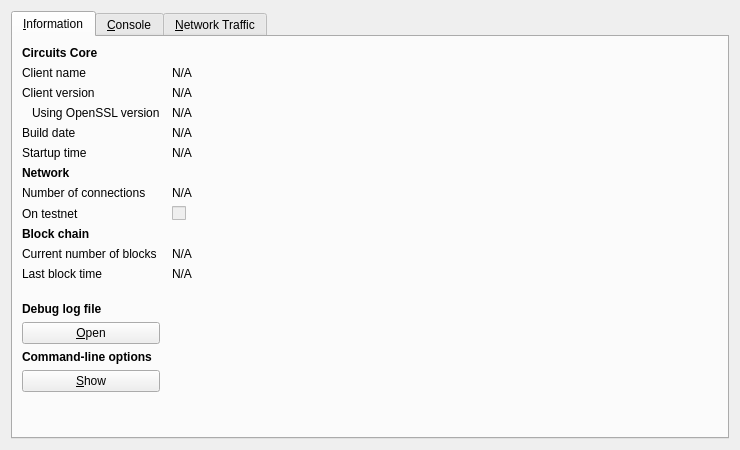
<?xml version="1.0" encoding="UTF-8"?>
<ui version="4.0">
 <class>RPCConsole</class>
 <widget class="QDialog" name="RPCConsole">
  <property name="geometry">
   <rect>
    <x>0</x>
    <y>0</y>
    <width>740</width>
    <height>450</height>
   </rect>
  </property>
  <property name="windowTitle">
   <string>Circuits - Debug window</string>
  </property>
  <layout class="QVBoxLayout" name="verticalLayout_2">
   <item>
    <widget class="QTabWidget" name="tabWidget">
     <property name="currentIndex">
      <number>0</number>
     </property>
     <widget class="QWidget" name="tab_info">
      <attribute name="title">
       <string>&amp;Information</string>
      </attribute>
      <layout class="QGridLayout" name="gridLayout" columnstretch="0,1">
       <property name="horizontalSpacing">
        <number>12</number>
       </property>
       <item row="0" column="0">
        <widget class="QLabel" name="label_9">
         <property name="font">
          <font>
           <weight>75</weight>
           <bold>true</bold>
          </font>
         </property>
         <property name="text">
          <string>Circuits Core</string>
         </property>
        </widget>
       </item>
       <item row="1" column="0">
        <widget class="QLabel" name="label_5">
         <property name="text">
          <string>Client name</string>
         </property>
        </widget>
       </item>
       <item row="1" column="1">
        <widget class="QLabel" name="clientName">
         <property name="cursor">
          <cursorShape>IBeamCursor</cursorShape>
         </property>
         <property name="text">
          <string>N/A</string>
         </property>
         <property name="textFormat">
          <enum>Qt::PlainText</enum>
         </property>
         <property name="textInteractionFlags">
          <set>Qt::LinksAccessibleByMouse|Qt::TextSelectableByKeyboard|Qt::TextSelectableByMouse</set>
         </property>
        </widget>
       </item>
       <item row="2" column="0">
        <widget class="QLabel" name="label_6">
         <property name="text">
          <string>Client version</string>
         </property>
        </widget>
       </item>
       <item row="2" column="1">
        <widget class="QLabel" name="clientVersion">
         <property name="cursor">
          <cursorShape>IBeamCursor</cursorShape>
         </property>
         <property name="text">
          <string>N/A</string>
         </property>
         <property name="textFormat">
          <enum>Qt::PlainText</enum>
         </property>
         <property name="textInteractionFlags">
          <set>Qt::LinksAccessibleByMouse|Qt::TextSelectableByKeyboard|Qt::TextSelectableByMouse</set>
         </property>
        </widget>
       </item>
       <item row="3" column="0">
        <widget class="QLabel" name="label_14">
         <property name="text">
          <string>Using OpenSSL version</string>
         </property>
         <property name="indent">
          <number>10</number>
         </property>
        </widget>
       </item>
       <item row="3" column="1">
        <widget class="QLabel" name="openSSLVersion">
         <property name="cursor">
          <cursorShape>IBeamCursor</cursorShape>
         </property>
         <property name="text">
          <string>N/A</string>
         </property>
         <property name="textFormat">
          <enum>Qt::PlainText</enum>
         </property>
         <property name="textInteractionFlags">
          <set>Qt::LinksAccessibleByMouse|Qt::TextSelectableByKeyboard|Qt::TextSelectableByMouse</set>
         </property>
        </widget>
       </item>
       <item row="4" column="0">
        <widget class="QLabel" name="label_12">
         <property name="text">
          <string>Build date</string>
         </property>
        </widget>
       </item>
       <item row="4" column="1">
        <widget class="QLabel" name="buildDate">
         <property name="cursor">
          <cursorShape>IBeamCursor</cursorShape>
         </property>
         <property name="text">
          <string>N/A</string>
         </property>
         <property name="textFormat">
          <enum>Qt::PlainText</enum>
         </property>
         <property name="textInteractionFlags">
          <set>Qt::LinksAccessibleByMouse|Qt::TextSelectableByKeyboard|Qt::TextSelectableByMouse</set>
         </property>
        </widget>
       </item>
       <item row="5" column="0">
        <widget class="QLabel" name="label_13">
         <property name="text">
          <string>Startup time</string>
         </property>
        </widget>
       </item>
       <item row="5" column="1">
        <widget class="QLabel" name="startupTime">
         <property name="cursor">
          <cursorShape>IBeamCursor</cursorShape>
         </property>
         <property name="text">
          <string>N/A</string>
         </property>
         <property name="textFormat">
          <enum>Qt::PlainText</enum>
         </property>
         <property name="textInteractionFlags">
          <set>Qt::LinksAccessibleByMouse|Qt::TextSelectableByKeyboard|Qt::TextSelectableByMouse</set>
         </property>
        </widget>
       </item>
       <item row="6" column="0">
        <widget class="QLabel" name="label_11">
         <property name="font">
          <font>
           <weight>75</weight>
           <bold>true</bold>
          </font>
         </property>
         <property name="text">
          <string>Network</string>
         </property>
        </widget>
       </item>
       <item row="7" column="0">
        <widget class="QLabel" name="label_7">
         <property name="text">
          <string>Number of connections</string>
         </property>
        </widget>
       </item>
       <item row="7" column="1">
        <widget class="QLabel" name="numberOfConnections">
         <property name="cursor">
          <cursorShape>IBeamCursor</cursorShape>
         </property>
         <property name="text">
          <string>N/A</string>
         </property>
         <property name="textFormat">
          <enum>Qt::PlainText</enum>
         </property>
         <property name="textInteractionFlags">
          <set>Qt::LinksAccessibleByMouse|Qt::TextSelectableByKeyboard|Qt::TextSelectableByMouse</set>
         </property>
        </widget>
       </item>
       <item row="8" column="0">
        <widget class="QLabel" name="label_8">
         <property name="text">
          <string>On testnet</string>
         </property>
        </widget>
       </item>
       <item row="8" column="1">
        <widget class="QCheckBox" name="isTestNet">
         <property name="enabled">
          <bool>false</bool>
         </property>
         <property name="text">
          <string/>
         </property>
        </widget>
       </item>
       <item row="9" column="0">
        <widget class="QLabel" name="label_10">
         <property name="font">
          <font>
           <weight>75</weight>
           <bold>true</bold>
          </font>
         </property>
         <property name="text">
          <string>Block chain</string>
         </property>
        </widget>
       </item>
       <item row="10" column="0">
        <widget class="QLabel" name="label_3">
         <property name="text">
          <string>Current number of blocks</string>
         </property>
        </widget>
       </item>
       <item row="10" column="1">
        <widget class="QLabel" name="numberOfBlocks">
         <property name="cursor">
          <cursorShape>IBeamCursor</cursorShape>
         </property>
         <property name="text">
          <string>N/A</string>
         </property>
         <property name="textFormat">
          <enum>Qt::PlainText</enum>
         </property>
         <property name="textInteractionFlags">
          <set>Qt::LinksAccessibleByMouse|Qt::TextSelectableByKeyboard|Qt::TextSelectableByMouse</set>
         </property>
        </widget>
       </item>
       <item row="11" column="0">
        <widget class="QLabel" name="label_2">
         <property name="text">
          <string>Last block time</string>
         </property>
        </widget>
       </item>
       <item row="11" column="1">
        <widget class="QLabel" name="lastBlockTime">
         <property name="cursor">
          <cursorShape>IBeamCursor</cursorShape>
         </property>
         <property name="text">
          <string>N/A</string>
         </property>
         <property name="textFormat">
          <enum>Qt::PlainText</enum>
         </property>
         <property name="textInteractionFlags">
          <set>Qt::LinksAccessibleByMouse|Qt::TextSelectableByKeyboard|Qt::TextSelectableByMouse</set>
         </property>
        </widget>
       </item>
       <item row="12" column="0">
        <spacer name="verticalSpacer_2">
         <property name="orientation">
          <enum>Qt::Vertical</enum>
         </property>
         <property name="sizeHint" stdset="0">
          <size>
           <width>20</width>
           <height>20</height>
          </size>
         </property>
        </spacer>
       </item>
       <item row="13" column="0">
        <widget class="QLabel" name="labelDebugLogfile">
         <property name="font">
          <font>
           <weight>75</weight>
           <bold>true</bold>
          </font>
         </property>
         <property name="text">
          <string>Debug log file</string>
         </property>
        </widget>
       </item>
       <item row="14" column="0">
        <widget class="QPushButton" name="openDebugLogfileButton">
         <property name="toolTip">
          <string>Open the Circuits debug log file from the current data directory. This can take a few seconds for large log files.</string>
         </property>
         <property name="text">
          <string>&amp;Open</string>
         </property>
         <property name="autoDefault">
          <bool>false</bool>
         </property>
        </widget>
       </item>
       <item row="15" column="0">
        <widget class="QLabel" name="labelCLOptions">
         <property name="font">
          <font>
           <weight>75</weight>
           <bold>true</bold>
          </font>
         </property>
         <property name="text">
          <string>Command-line options</string>
         </property>
        </widget>
       </item>
       <item row="16" column="0">
        <widget class="QPushButton" name="showCLOptionsButton">
         <property name="toolTip">
          <string>Show the Circuits-Qt help message to get a list with possible Circuits command-line options.</string>
         </property>
         <property name="text">
          <string>&amp;Show</string>
         </property>
         <property name="autoDefault">
          <bool>false</bool>
         </property>
        </widget>
       </item>
       <item row="17" column="0">
        <spacer name="verticalSpacer">
         <property name="orientation">
          <enum>Qt::Vertical</enum>
         </property>
         <property name="sizeHint" stdset="0">
          <size>
           <width>20</width>
           <height>40</height>
          </size>
         </property>
        </spacer>
       </item>
      </layout>
     </widget>
     <widget class="QWidget" name="tab_console">
      <attribute name="title">
       <string>&amp;Console</string>
      </attribute>
      <layout class="QVBoxLayout" name="verticalLayout_3">
       <property name="spacing">
        <number>3</number>
       </property>
       <item>
        <widget class="QTextEdit" name="messagesWidget">
         <property name="minimumSize">
          <size>
           <width>0</width>
           <height>100</height>
          </size>
         </property>
         <property name="readOnly">
          <bool>true</bool>
         </property>
         <property name="tabKeyNavigation" stdset="0">
          <bool>false</bool>
         </property>
         <property name="columnCount" stdset="0">
          <number>2</number>
         </property>
        </widget>
       </item>
       <item>
        <layout class="QHBoxLayout" name="horizontalLayout">
         <property name="spacing">
          <number>3</number>
         </property>
         <item>
          <widget class="QLabel" name="label">
           <property name="text">
            <string notr="true">&gt;</string>
           </property>
          </widget>
         </item>
         <item>
          <widget class="QLineEdit" name="lineEdit"/>
         </item>
         <item>
          <widget class="QPushButton" name="clearButton">
           <property name="maximumSize">
            <size>
             <width>24</width>
             <height>24</height>
            </size>
           </property>
           <property name="toolTip">
            <string>Clear console</string>
           </property>
           <property name="text">
            <string/>
           </property>
           <property name="icon">
            <iconset resource="../bitcoin.qrc">
             <normaloff>:/icons/remove</normaloff>:/icons/remove</iconset>
           </property>
           <property name="shortcut">
            <string notr="true">Ctrl+L</string>
           </property>
           <property name="autoDefault">
            <bool>false</bool>
           </property>
          </widget>
         </item>
        </layout>
       </item>
      </layout>
     </widget>
     <widget class="QWidget" name="tab">
      <attribute name="title">
       <string>&amp;Network Traffic</string>
      </attribute>
      <layout class="QHBoxLayout" name="horizontalLayout_3">
       <item>
        <layout class="QVBoxLayout" name="verticalLayout_4">
         <item>
          <widget class="TrafficGraphWidget" name="trafficGraph" native="true">
           <property name="sizePolicy">
            <sizepolicy hsizetype="Expanding" vsizetype="Expanding">
             <horstretch>0</horstretch>
             <verstretch>0</verstretch>
            </sizepolicy>
           </property>
          </widget>
         </item>
         <item>
          <layout class="QHBoxLayout" name="horizontalLayout_2">
           <item>
            <widget class="QSlider" name="sldGraphRange">
             <property name="minimum">
              <number>1</number>
             </property>
             <property name="maximum">
              <number>288</number>
             </property>
             <property name="pageStep">
              <number>12</number>
             </property>
             <property name="value">
              <number>6</number>
             </property>
             <property name="orientation">
              <enum>Qt::Horizontal</enum>
             </property>
            </widget>
           </item>
           <item>
            <widget class="QLabel" name="lblGraphRange">
             <property name="minimumSize">
              <size>
               <width>100</width>
               <height>0</height>
              </size>
             </property>
             <property name="alignment">
              <set>Qt::AlignCenter</set>
             </property>
            </widget>
           </item>
           <item>
            <widget class="QPushButton" name="btnClearTrafficGraph">
             <property name="text">
              <string>&amp;Clear</string>
             </property>
            </widget>
           </item>
          </layout>
         </item>
        </layout>
       </item>
       <item>
        <layout class="QVBoxLayout" name="verticalLayout">
         <item>
          <widget class="QGroupBox" name="groupBox">
           <property name="title">
            <string>Totals</string>
           </property>
           <layout class="QVBoxLayout" name="verticalLayout_5">
            <item>
             <layout class="QHBoxLayout" name="horizontalLayout_4">
              <item>
               <widget class="Line" name="line">
                <property name="sizePolicy">
                 <sizepolicy hsizetype="Fixed" vsizetype="Fixed">
                  <horstretch>0</horstretch>
                  <verstretch>0</verstretch>
                 </sizepolicy>
                </property>
                <property name="minimumSize">
                 <size>
                  <width>10</width>
                  <height>0</height>
                 </size>
                </property>
                <property name="palette">
                 <palette>
                  <active>
                   <colorrole role="Light">
                    <brush brushstyle="SolidPattern">
                     <color alpha="255">
                      <red>0</red>
                      <green>255</green>
                      <blue>0</blue>
                     </color>
                    </brush>
                   </colorrole>
                  </active>
                  <inactive>
                   <colorrole role="Light">
                    <brush brushstyle="SolidPattern">
                     <color alpha="255">
                      <red>0</red>
                      <green>255</green>
                      <blue>0</blue>
                     </color>
                    </brush>
                   </colorrole>
                  </inactive>
                  <disabled>
                   <colorrole role="Light">
                    <brush brushstyle="SolidPattern">
                     <color alpha="255">
                      <red>0</red>
                      <green>255</green>
                      <blue>0</blue>
                     </color>
                    </brush>
                   </colorrole>
                  </disabled>
                 </palette>
                </property>
                <property name="orientation">
                 <enum>Qt::Horizontal</enum>
                </property>
               </widget>
              </item>
              <item>
               <widget class="QLabel" name="label_16">
                <property name="text">
                 <string>In:</string>
                </property>
               </widget>
              </item>
              <item>
               <widget class="QLabel" name="lblBytesIn">
                <property name="minimumSize">
                 <size>
                  <width>50</width>
                  <height>0</height>
                 </size>
                </property>
                <property name="alignment">
                 <set>Qt::AlignRight|Qt::AlignTrailing|Qt::AlignVCenter</set>
                </property>
               </widget>
              </item>
             </layout>
            </item>
            <item>
             <layout class="QHBoxLayout" name="horizontalLayout_5">
              <item>
               <widget class="Line" name="line_2">
                <property name="sizePolicy">
                 <sizepolicy hsizetype="Fixed" vsizetype="Fixed">
                  <horstretch>0</horstretch>
                  <verstretch>0</verstretch>
                 </sizepolicy>
                </property>
                <property name="minimumSize">
                 <size>
                  <width>10</width>
                  <height>0</height>
                 </size>
                </property>
                <property name="palette">
                 <palette>
                  <active>
                   <colorrole role="Light">
                    <brush brushstyle="SolidPattern">
                     <color alpha="255">
                      <red>255</red>
                      <green>0</green>
                      <blue>0</blue>
                     </color>
                    </brush>
                   </colorrole>
                  </active>
                  <inactive>
                   <colorrole role="Light">
                    <brush brushstyle="SolidPattern">
                     <color alpha="255">
                      <red>255</red>
                      <green>0</green>
                      <blue>0</blue>
                     </color>
                    </brush>
                   </colorrole>
                  </inactive>
                  <disabled>
                   <colorrole role="Light">
                    <brush brushstyle="SolidPattern">
                     <color alpha="255">
                      <red>255</red>
                      <green>0</green>
                      <blue>0</blue>
                     </color>
                    </brush>
                   </colorrole>
                  </disabled>
                 </palette>
                </property>
                <property name="orientation">
                 <enum>Qt::Horizontal</enum>
                </property>
               </widget>
              </item>
              <item>
               <widget class="QLabel" name="label_17">
                <property name="text">
                 <string>Out:</string>
                </property>
               </widget>
              </item>
              <item>
               <widget class="QLabel" name="lblBytesOut">
                <property name="minimumSize">
                 <size>
                  <width>50</width>
                  <height>0</height>
                 </size>
                </property>
                <property name="alignment">
                 <set>Qt::AlignRight|Qt::AlignTrailing|Qt::AlignVCenter</set>
                </property>
               </widget>
              </item>
             </layout>
            </item>
            <item>
             <spacer name="verticalSpacer_4">
              <property name="orientation">
               <enum>Qt::Vertical</enum>
              </property>
              <property name="sizeHint" stdset="0">
               <size>
                <width>20</width>
                <height>407</height>
               </size>
              </property>
             </spacer>
            </item>
           </layout>
          </widget>
         </item>
        </layout>
       </item>
      </layout>
     </widget>
    </widget>
   </item>
  </layout>
 </widget>
 <customwidgets>
  <customwidget>
   <class>TrafficGraphWidget</class>
   <extends>QWidget</extends>
   <header>trafficgraphwidget.h</header>
   <container>1</container>
   <slots>
    <slot>clear()</slot>
   </slots>
  </customwidget>
 </customwidgets>
 <resources>
  <include location="../bitcoin.qrc"/>
 </resources>
 <connections/>
</ui>
